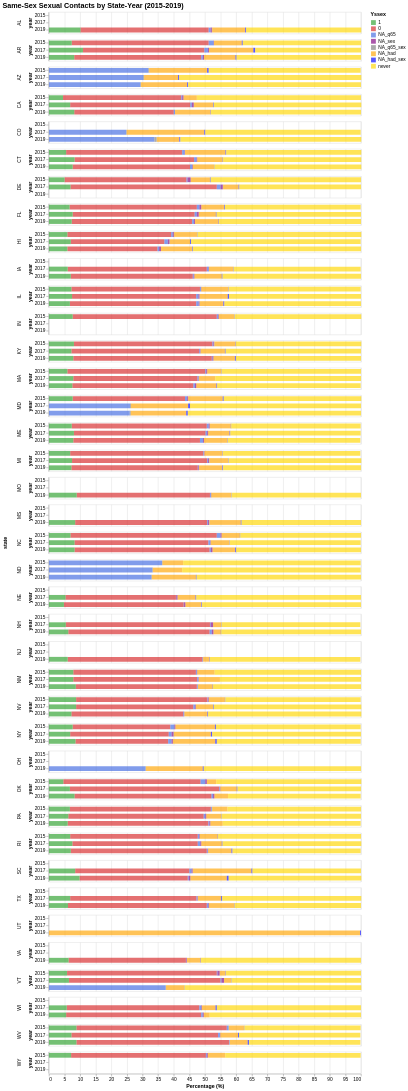

The specification (Vega-Lite) saved for this image:
### Vega-Lite specification from a JSON file in a GitHub repository (floating-point values rounded to 4 significant figures; data arrays with more than 128 entries replaced by an {"elided": "..."} marker saying what was removed)
{"config": {"view": {"continuousWidth": 400, "continuousHeight": 300}, "range": {"category": ["#2ca02c", "#d62728", "royalblue", "purple", "gray", "orange", "blue", "gold"]}, "title": {"fontSize": 15}}, "data": {"name": "data-f86d5c60079c43eb614f31b3bab49433"}, "mark": {"type": "bar", "opacity": 0.66, "size": 10}, "encoding": {"color": {"field": "Yssex", "sort": {"field": "order", "order": "ascending"}, "type": "nominal"}, "order": {"field": "order", "type": "nominal"}, "row": {"field": "state", "spacing": 10, "type": "nominal"}, "tooltip": [{"field": "state", "title": "State", "type": "nominal"}, {"field": "year", "title": "Year", "type": "ordinal"}, {"field": "Yssex", "title": "Same-Sex Contact", "type": "nominal"}, {"field": "percent", "title": "Percent (%)", "type": "quantitative"}], "x": {"aggregate": "sum", "axis": {"title": "Percentage (%)"}, "field": "percent", "scale": {"domainMax": 100}, "type": "quantitative"}, "y": {"field": "year", "type": "ordinal"}}, "height": 45, "selection": {"selector003": {"type": "interval", "bind": "scales", "encodings": ["x", "y"]}}, "title": "Same-Sex Sexual Contacts by State-Year (2015-2019)", "transform": [{"calculate": "{'1':0, '0':1, 'NA_q65':2, 'NA_sex':3, 'NA_q65_sex':4, 'NA_had':5, 'NA_had_sex':6, 'never':7}[datum.Yssex]", "as": "order"}], "width": 650, "$schema": "https://vega.github.io/schema/vega-lite/v4.17.0.json", "datasets": {"data-f86d5c60079c43eb614f31b3bab49433": {"elided": "645 records"}}}
